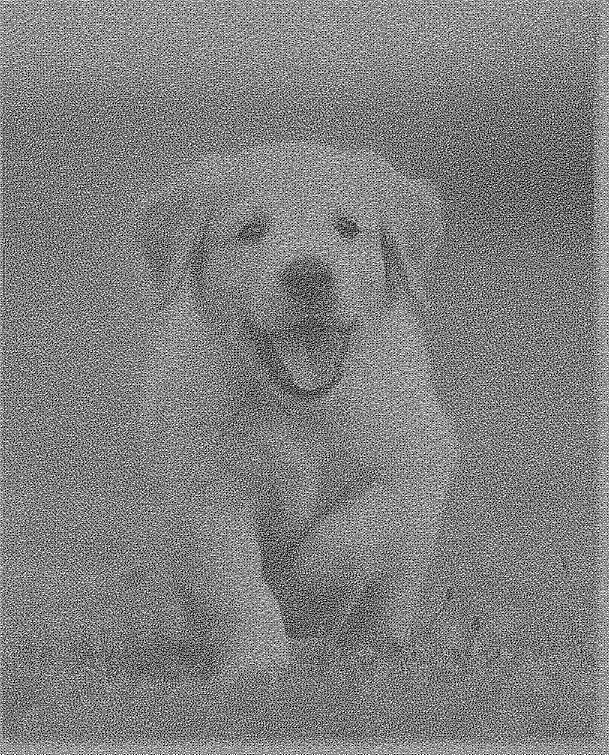
#> input picture dog_A.png, 1218 x 1509 px (shown at 1/2 size)
$ python overlap.py
#> lines starting #> are read from the running program, lines starting #| are printed output that depends on the picture
import cv2

img1 = cv2.imread("dog_A.png")
#> img1 is the input picture: shape (1509, 1218, 3); 50% white; black in thin lines or dots
img2 = cv2.imread("dog_B.png")
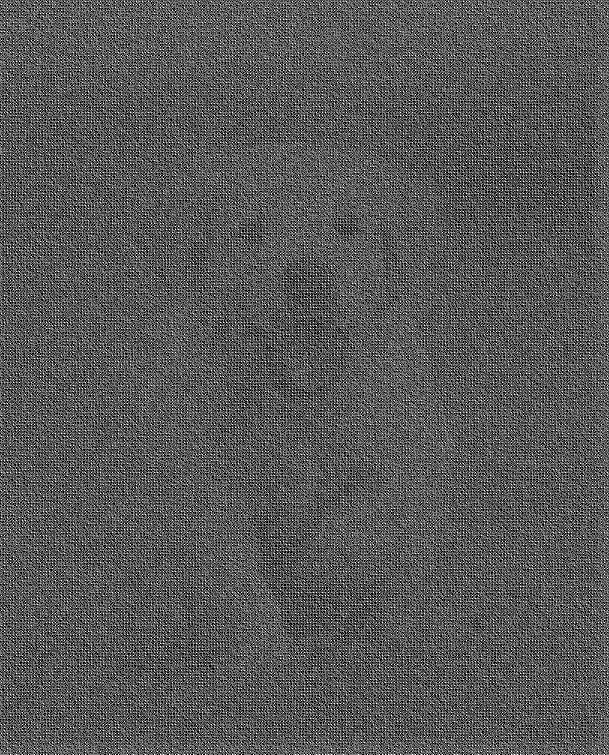
#> input picture dog_B.png, 1218 x 1509 px (shown at 1/2 size)
#> img2 is the input picture: shape (1509, 1218, 3); 34.4% white in thin lines or dots
img3 = cv2.imread("dog_C.png")
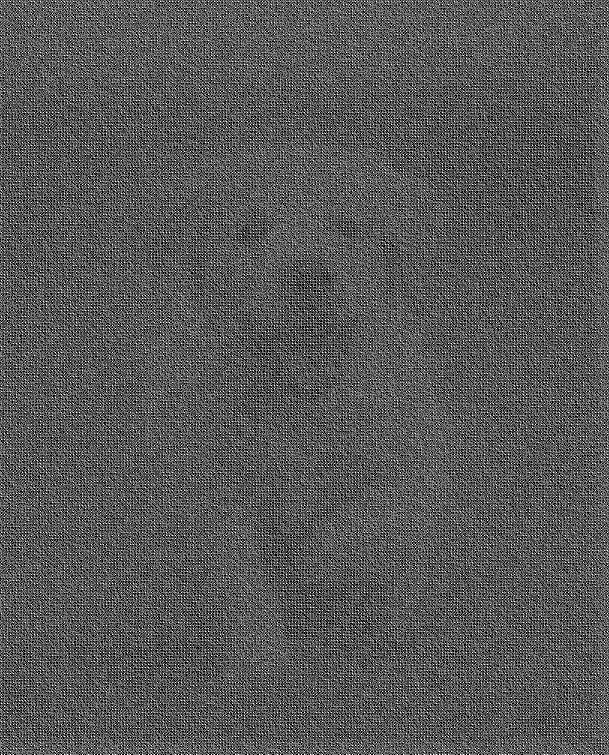
#> input picture dog_C.png, 1218 x 1509 px (shown at 1/2 size)
#> img3 is the input picture: shape (1509, 1218, 3); 34.4% white in thin lines or dots

#final = cv2.subtract(img2, img1)
final = cv2.add(img1, img3)
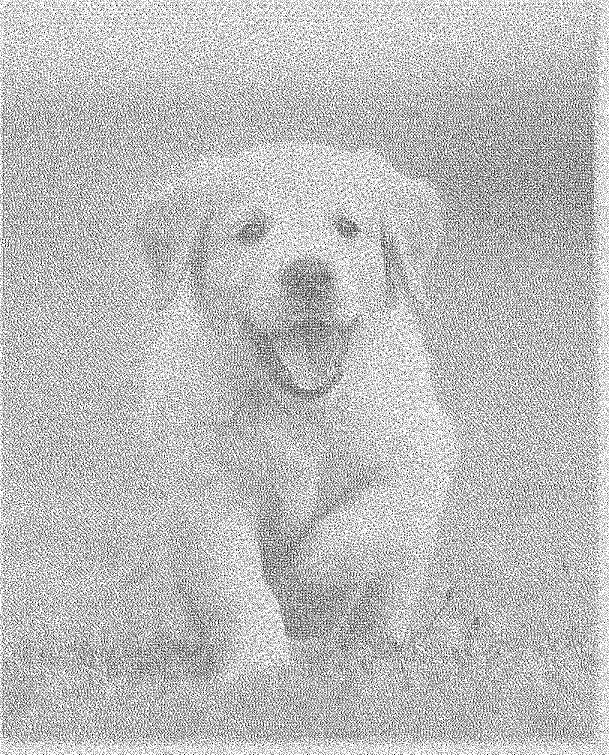
#> final: shape (1509, 1218, 3) (shown at 1/2 size); 74.5% white; black in thin lines or dots
r, c, x = final.shape
#> r = 1509; c = 1218; x = 3
final = cv2.resize(final,(r//3,c//3),interpolation=cv2.INTER_AREA)
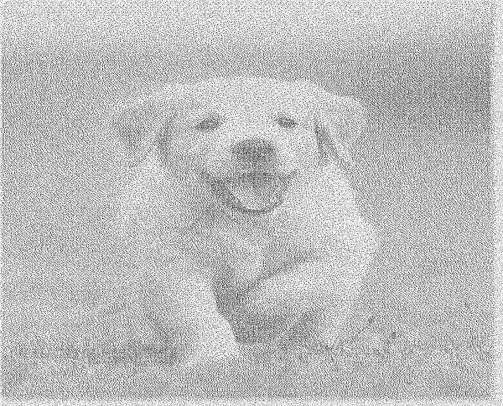
#> final: shape (406, 503, 3); min 28, max 255, mean 190
cv2.imwrite("overlp.png",final)
#final = cv2.addWeighted(img1,0.7,img2,0.7,0)
cv2.imshow('img', final)
cv2.waitKey(0)
cv2.destroyAllWindows()
